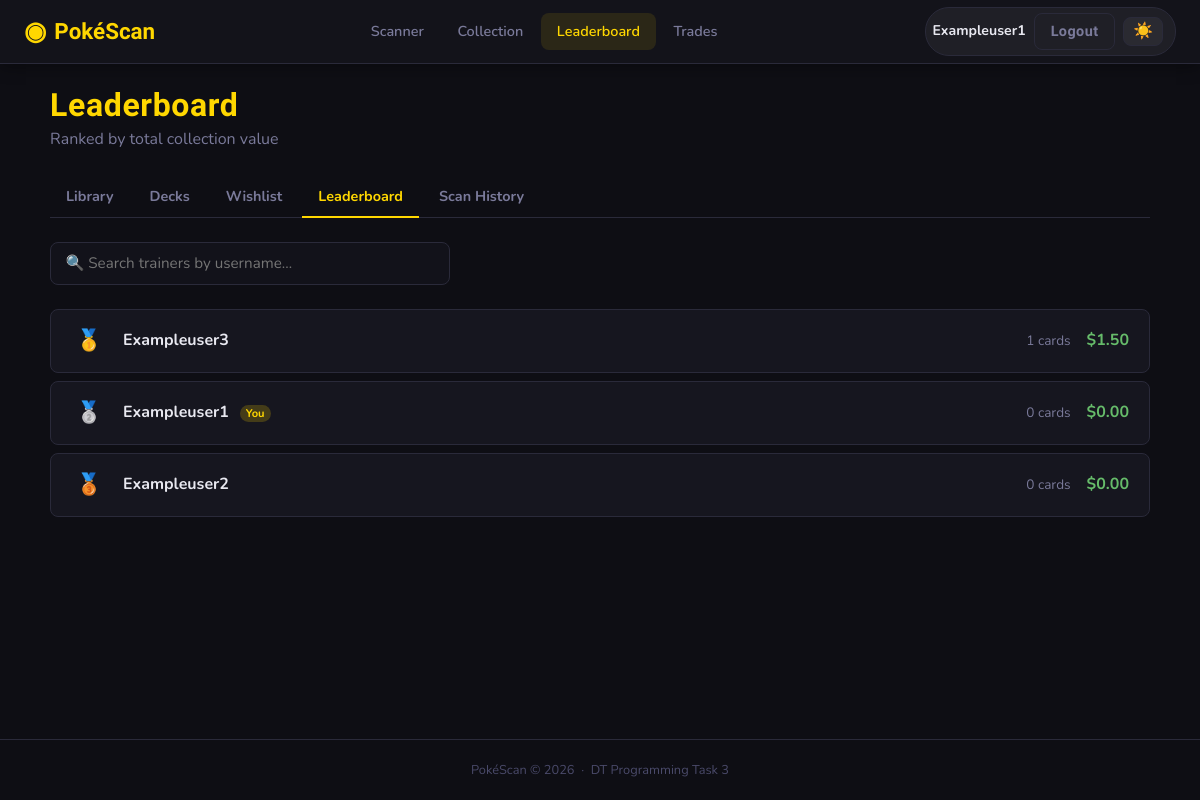
/collection/leaderboard (signed in), run on an earlier commit of the app's database.
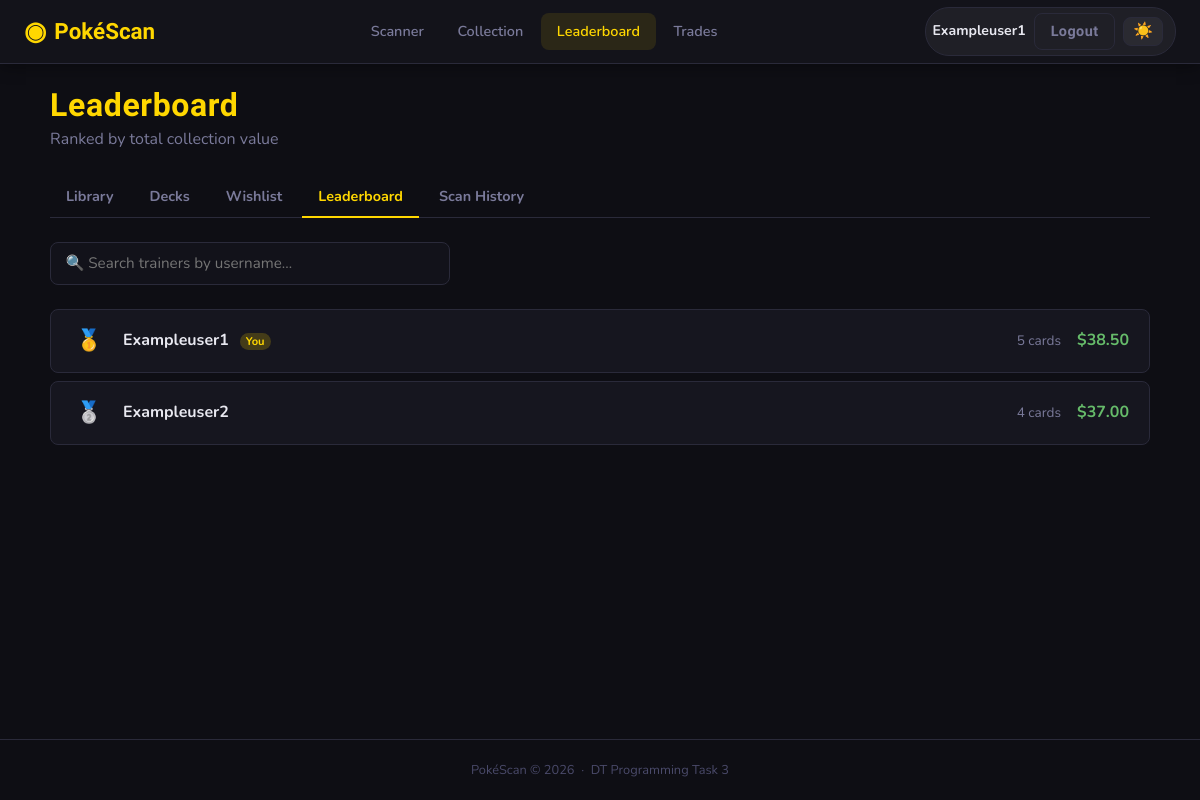
And on a later commit of the database.
### app/models.py (models this page shows, shortened)
class User(UserMixin, db.Model):
    __tablename__ = 'users'
    id         = db.Column(db.Integer, primary_key=True)
    username   = db.Column(db.String(80), unique=True, nullable=False)
    email      = db.Column(db.String(120), unique=True, nullable=False)
    password   = db.Column(db.String(256), nullable=False)
    role       = db.Column(db.String(20), nullable=False, default='user')
    created_at = db.Column(db.DateTime, default=datetime.utcnow)
    scans       = db.relationship('Scan',         backref='user', lazy=True, cascade='all, delete-orphan')
    decks       = db.relationship('Deck',         backref='user', lazy=True, cascade='all, delete-orphan')
    wishlist    = db.relationship('WishlistItem', backref='user', lazy=True, cascade='all, delete-orphan')
    @property
    def is_admin(self):
        return self.role == 'admin'
    @property
    def collection_value(self):
        scanned_card_ids = {s.card_id for s in self.scans}
        cards = Card.query.filter(Card.id.in_(scanned_card_ids)).all()
        return round(sum(c.market_value or 0 for c in cards), 2)
    @property
    def unique_card_count(self):
        return len({s.card_id for s in self.scans})

class Card(db.Model):
    __tablename__ = 'cards'
    id              = db.Column(db.Integer, primary_key=True)
    name            = db.Column(db.String(100), nullable=False)
    set_name        = db.Column(db.String(100), nullable=False)
    set_number      = db.Column(db.String(20))
    rarity          = db.Column(db.String(50))          # e.g. "Rare Holo", "Common"
    card_type       = db.Column(db.String(50))          # e.g. "Pokemon", "Trainer", "Energy"
    hp              = db.Column(db.Integer)
    pokemon_type    = db.Column(db.String(50))          # e.g. "Fire", "Water"
    description     = db.Column(db.Text)
    image_url       = db.Column(db.String(500))         # URL to card image
    market_value    = db.Column(db.Float, default=0.0)  # AUD value
    roboflow_class  = db.Column(db.String(100), unique=True, nullable=False)  # Matches Roboflow label exactly
    added_at        = db.Column(db.DateTime, default=datetime.utcnow)
    scans      = db.relationship('Scan',         backref='card', lazy=True)
    deck_cards = db.relationship('DeckCard',     backref='card', lazy=True, cascade='all, delete-orphan')
    wishlist   = db.relationship('WishlistItem', backref='card', lazy=True, cascade='all, delete-orphan')

class Scan(db.Model):
    __tablename__ = 'scans'
    id          = db.Column(db.Integer, primary_key=True)
    user_id     = db.Column(db.Integer, db.ForeignKey('users.id'), nullable=False)
    card_id     = db.Column(db.Integer, db.ForeignKey('cards.id'), nullable=False)
    confidence  = db.Column(db.Float, nullable=False)
    scanned_at  = db.Column(db.DateTime, default=datetime.utcnow)

### app/collection/routes.py (the view)
@collection_bp.route('/leaderboard')
@login_required
def leaderboard():
    users = User.query.filter_by(role='user').all()
    ranked = sorted(users, key=lambda u: u.collection_value, reverse=True)
    return render_template('collection/leaderboard.html', users=ranked)

### app/templates/collection/leaderboard.html (shortened to what this page needs)
{% extends "base.html" %}
{% block content %}
<div class="page-container">
    <div class="page-header">
        <div>
            <h1 class="page-title">Leaderboard</h1>
            <p class="page-subtitle">Ranked by total collection value</p>
        </div>
    </div>
    <div class="sub-nav">
        <a href="{{ url_for('collection.library') }}" class="sub-link">Library</a>
        <a href="{{ url_for('collection.decks') }}" class="sub-link">Decks</a>
        <a href="{{ url_for('collection.wishlist') }}" class="sub-link">Wishlist</a>
        <a href="{{ url_for('collection.leaderboard') }}" class="sub-link active">Leaderboard</a>
        <a href="{{ url_for('collection.scan_history') }}" class="sub-link ">Scan History</a>
    </div>
    <div class="user-search-wrap">
        <input type="text"
               id="userSearch"
               class="form-input"
               placeholder="🔍 Search trainers by username…"
               autocomplete="off">
    </div>
    <div class="leaderboard">
        {% for user in users %}
        <div class="lb-row {% if user.id == current_user.id %}lb-you{% endif %}
                           {% if loop.index == 1 %}lb-gold{% endif %}
                           {% if loop.index == 2 %}lb-silver{% endif %}
                           {% if loop.index == 3 %}lb-bronze{% endif %}">
            <span class="lb-rank">
                {% if loop.index == 1 %}🥇
                {% elif loop.index == 2 %}🥈
                {% elif loop.index == 3 %}🥉
                {% else %}#{{ loop.index }}{% endif %}
            </span>
            <span class="lb-name">
                {{ user.username }}
                {% if user.id == current_user.id %}<span class="lb-you-badge">You</span>{% endif %}
            </span>
            <span class="lb-cards">{{ user.unique_card_count }} cards</span>
            <span class="lb-value">${{ "%.2f"|format(user.collection_value) }}</span>
        </div>
        {% else %}
        <div class="empty-state">
            <p>No trainers yet — be the first to scan!</p>
        </div>
        {% endfor %}
    </div>
</div>
{% endblock %}

### app/templates/base.html (shortened to what this page needs)
<!DOCTYPE html>
<html lang="en">
<head>
    <link rel="stylesheet" href="{{ url_for('static', filename='css/style.css') }}">
</head>
<body>
<nav class="navbar">
    <a class="nav-brand" href="{{ url_for('scanner.home') }}">
        <span class="brand-icon">◉</span>
        <span>PokéScan</span>
    </a>
    {% if current_user.is_authenticated %}
    <div class="nav-links">
        <a href="{{ url_for('scanner.home') }}"
           class="nav-link {% if request.blueprint == 'scanner' %}active{% endif %}">
            Scanner
        </a>
        <a href="{{ url_for('collection.library') }}"
            class="nav-link {% if request.blueprint == 'collection' and request.endpoint != 'collection.leaderboard' %}active{% endif %}">
                Collection
        </a>
        <a href="{{ url_for('collection.leaderboard') }}"
            class="nav-link {% if request.endpoint == 'collection.leaderboard' %}active{% endif %}">
                Leaderboard
        </a>
        <a href="{{ url_for('trade.inbox') }}" class="nav-link">Trades</a>
    </div>
    <div class="nav-user">
        <a href="{{ url_for('profile.my_profile') }}" class="nav-username">
            {{ current_user.username }}
        </a>
        <a href="{{ url_for('auth.logout') }}" class="btn btn-ghost btn-sm">Logout</a>
        <button class="theme-toggle" id="themeToggle" onclick="toggleTheme()" title="Toggle theme">☀️</button>
    </div>
    {% endif %}
</nav>
<main class="main-content">
    {% block content %}{% endblock %}
</main>
<footer class="footer">
    <p>PokéScan &copy; 2026 &nbsp;·&nbsp; DT Programming Task 3</p>
</footer>
</body>
</html>

What changed in the data, as far as the page shows it:
removed User: username "Exampleuser3", unique_card_count "1"
no longer on this page (row edited): Card: collection_value "1.50"
changed User "Exampleuser1": unique_card_count "0" → "5"; collection_value "0.00" → (not shown); text "🥈" → "🥇"
now on this page (row edited): Card: collection_value "38.50", collection_value "37.00"
changed User "Exampleuser2": unique_card_count "0" → "4"; collection_value "0.00" → (not shown); text "🥉" → "🥈"
